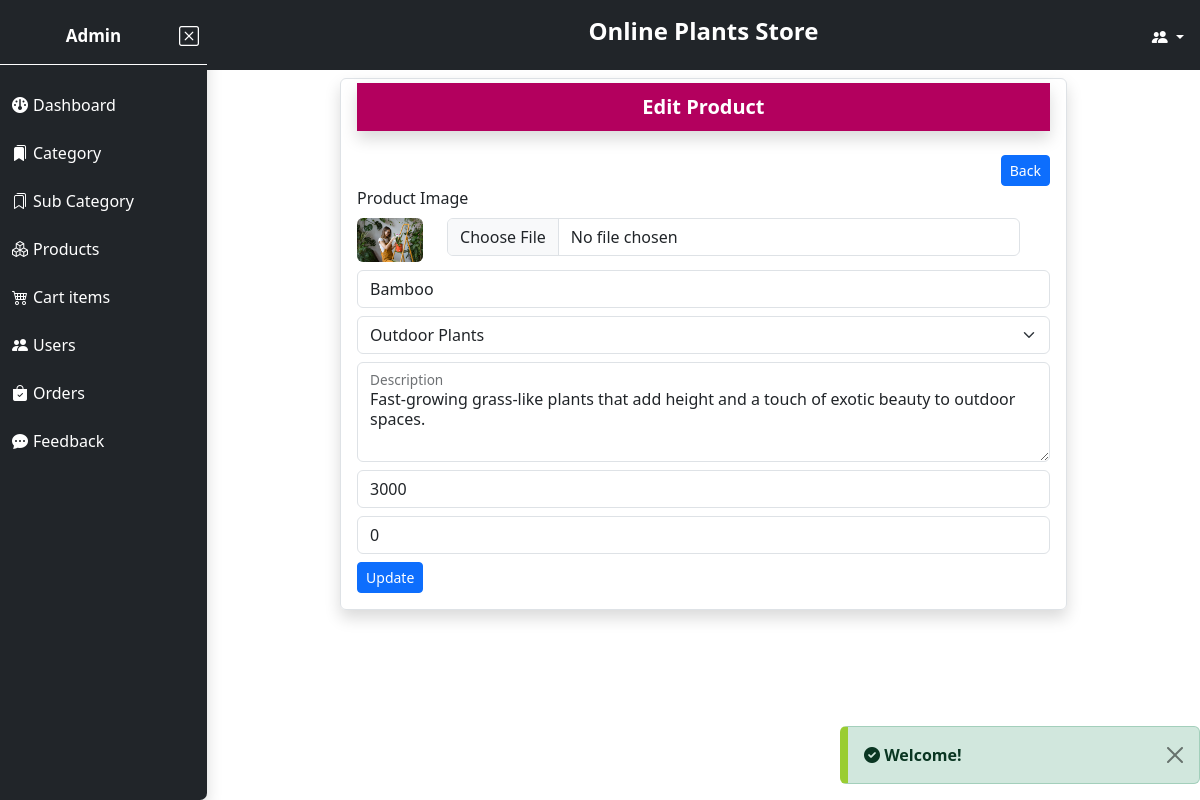
The page /Admin/edit_product.php?prod_id=10 (signed in) on the database its author committed.
### tables this page shows
CREATE TABLE `users` (
  `user_id` int(11) NOT NULL,
  `user_name` varchar(255) NOT NULL,
  `user_email` varchar(255) NOT NULL,
  `user_number` varchar(255) NOT NULL,
  `user_add` text NOT NULL,
  `user_password` varchar(255) NOT NULL,
  `role_as` varchar(30) NOT NULL,
  `created_at` timestamp NOT NULL DEFAULT current_timestamp()
);

CREATE TABLE `setting` (
  `setting_id` int(11) NOT NULL,
  `web_logo` text DEFAULT NULL,
  `web_name` varchar(255) DEFAULT NULL,
  `car_1_img` text DEFAULT NULL,
  `car_1_heading` varchar(255) DEFAULT NULL,
  `car_1_text` varchar(300) DEFAULT NULL,
  `car_2_img` text DEFAULT NULL,
  `car_2_heading` varchar(255) DEFAULT NULL,
  `car_2_text` varchar(300) DEFAULT NULL,
  `car_3_img` text DEFAULT NULL,
  `car_3_heading` varchar(255) DEFAULT NULL,
  `car_3_text` varchar(300) DEFAULT NULL,
  `sEmail` varchar(255) DEFAULT NULL,
  `app_pass` varchar(255) DEFAULT NULL,
  `fb_link` text DEFAULT 'https://www.facebook.com/',
  `insta_link` text DEFAULT 'https://www.instagram.com/',
  `you_link` text DEFAULT 'https://www.Youtube.com/',
  `whatsapp` text DEFAULT 'https://web.whatsapp.com/'
);

CREATE TABLE `products` (
  `prod_id` int(11) NOT NULL,
  `sub_cate_id` int(11) NOT NULL,
  `prod_name` varchar(255) NOT NULL,
  `prod_desc` varchar(500) NOT NULL,
  `prod_img` text NOT NULL,
  `price` float NOT NULL,
  `stock` int(11) NOT NULL,
  `created_at` date NOT NULL DEFAULT current_timestamp(),
  `updated_at` date NOT NULL DEFAULT current_timestamp()
);

CREATE TABLE `sub_category` (
  `sub_cate_id` int(11) NOT NULL,
  `sub_cate_name` varchar(255) NOT NULL,
  `cate_id` int(11) NOT NULL,
  `created_at` date NOT NULL DEFAULT current_timestamp()
);

### Admin/edit_product.php (the view, shortened to what this page needs)
<?php
include('./MainInclude/header.php');
include('../dbConnection.php');
?>
<div class="div-2 w-100">
    <?php
    include('MainInclude/topHeader.php');
    ?>
    <div class="container-fluid">
        <div class="d-flex align-items-center justify-content-center align-items-center mt-2 mb-3">
            <?php
                if(isset($_GET['prod_id'])){
                    $product_id = $_GET['prod_id'];
                    $query = "SELECT * FROM products WHERE prod_id = '$product_id'";
                    $result = mysqli_query($conn,$query);
                    if($result){
                        $row = mysqli_fetch_assoc($result);
            ?>
            <form action="" method="post" enctype="multipart/form-data" class="w-75 rounded border shadow p-3 pt-1">
                <h5 class="shadow mb-4 d-flex align-items-center p-1" style="width:100%;background-color:#B3005E;">
                    <strong class="p-2 text-white text-center w-100">Edit Product</strong>
                </h5>
                <div class="d-flex justify-content-end">
                    <a href="./products.php" class="btn btn-sm btn-primary">Back</a>
                </div>
                <label for="pro_img" class="form-label">Product Image</label>
                <div class="row">
                    <div class="col-sm-2" style="width: 90px;">
                        <img src="<?php echo $row['prod_img'];?>" alt="Not Found" class="rounded w-100">
                    </div>
                    <div class="col-sm-10">
                        <input type="file" name="pro_img" id="edit_pro_img" class="form-control">
                    </div>
                </div>
                <div class="mt-2">
                    <input type="text" class="form-control" name="edit_pro_name" id="edit_pro_name" placeholder="Product Name" value="<?php echo $row['prod_name'] ?>">
                </div>
                <div class="mt-2">
                    <select name="edit_sel_cate" id="edit_sel_cate" class="form-select">
                        <?php
                            $query = "SELECT * FROM sub_category";
                            $result = mysqli_query($conn,$query);
                            if(mysqli_num_rows($result)>0){
                                while($rows = mysqli_fetch_assoc($result)){
                        ?>
                            <option value="<?php echo $rows['sub_cate_id']; ?>" <?php echo $row['sub_cate_id'] == $rows['sub_cate_id'] ? "selected":"" ?>><?php echo $rows['sub_cate_name']; ?></option>
                        <?php
                                }
                            }
                            else{
                                echo " <option> No Category Found<option>";
                            }
                        ?>
                    </select>
                </div>
                <div class="form-floating mt-2">
                    <textarea class="form-control" name="edit_pro_desc" placeholder="Leave a comment here" id="floatingTextarea2" style="height: 100px"><?php echo $row['prod_desc'] ?></textarea>
                    <label for="floatingTextarea2">Description</label>
                </div>
                <div class="mt-2">
                    <input type="number" name="edit_pro_price" id="edit_pro_price" class="form-control" placeholder="Price" value="<?php echo $row['price'] ?>">
                </div>
                <div class="mt-2">
                    <input type="number" name="edit_pro_stock" id="edit_pro_stock" class="form-control" placeholder="Stock" value="<?php echo $row['stock'] ?>">
                </div>
                <div class="mt-2">
                    <input type="submit" class="btn btn-sm btn-primary" name="updateProdBtn" id="updateProdBtn" value="Update">
                </div>
            <?php
                    }
                }
            ?>
            </form>
        </div>
    </div>
</div>
<?php
include('./MainInclude/footer.php');
?>

### Admin/MainInclude/header.php (shortened to what this page needs)
<?php
$directiryURI = $_SERVER['REQUEST_URI'];
$path = parse_url($directiryURI,PHP_URL_PATH);
$components = explode('/',$path);
$page = $components[3];
?>
<!doctype html>
<html lang="en">
<head>
  <link href="https://cdnjs.cloudflare.com/ajax/libs/font-awesome/6.0.0/css/all.min.css" rel="stylesheet" />
  <link rel="stylesheet" href="https://cdn.jsdelivr.net/npm/bootstrap-icons@1.10.2/font/bootstrap-icons.css">
  <link href="https://cdn.jsdelivr.net/npm/bootstrap@5.3.0-alpha1/dist/css/bootstrap.min.css" rel="stylesheet">
  <link rel="stylesheet" href="style.css">
</head>
<body>
  <div class="Main d-flex">
    <div class="div-1 Sidebar-menu bg-dark shadow" style="width: 250px;height:100vh;">
      <h6 class=" text-white p-2 pt-4 pb-3 d-flex justify-content-between align-items-center" style="border-bottom: 1px solid white;">
        <div class=" d-flex justify-content-center w-100">
          <strong class="sidebarHeading" style="font-size: 17px;">
            <?php
            include('../dbConnection.php');
            $admin_id = $_SESSION['admin_id'];
            $query = "SELECT user_name FROM users WHERE user_id = '$admin_id'";
            $runQ = mysqli_query($conn, $query);
            if (mysqli_num_rows($runQ) > 0) {
              $admin_detail = mysqli_fetch_assoc($runQ);
              echo $admin_detail['user_name'];
            }
            else {
              echo "Admin";
            }
            ?>
          </strong>
        </div>
        <i class="bi bi-x-square close-menu-btn fs-5" style="filter:brightness(0) invert(1);cursor:pointer;"></i>
      </h6>
      <nav class="sidebar">
        <ul class="p-1 me-1" id="myDiv">
          <li class="dropable transition text-white mt-2 nav-li <?php if($page == 'dashboard.php'){ echo "active";}?>" style="width: auto;">
            <a href="./dashboard.php" class="dropdown-icon nav-link text-white w-100 p-2">
              <i class="fa-sharp fa-solid fa-gauge dropdown-icon"></i>
              <span>Dashboard</span>
            </a>
          </li>
          <li class="dropable transition text-white mt-2 nav-li <?php if($page == 'categories.php'){ echo "active";}?>" style="width: auto;">
            <a href="./categories.php" class="dropdown-icon nav-link text-white w-100  p-2">
              <i class="bi bi-bookmarks-fill dropdown-icon"></i>
              <span>Category</span>
            </a>
          </li>
          <li class="dropable transition text-white mt-2 nav-li <?php if($page == 'sub_category.php'){ echo "active";}?>" style="width: auto;">
            <a href="./sub_category.php" class="dropdown-icon nav-link text-white w-100  p-2">
              <i class="bi bi-bookmarks dropdown-icon"></i>
              <span>Sub Category</span>
            </a>
          </li>
          <li class="dropable transition text-white mt-2 nav-li <?php if($page == 'products.php'){ echo "active";}?>" style="width: auto;">
            <a href="./products.php" class="dropdown-icon nav-link text-white w-100  p-2">
              <i class="bi bi-boxes dropdown-icon"></i>
              <span>Products</span>
            </a>
          </li>
          <li class="dropable transition text-white mt-2 nav-li <?php if($page == 'cart_items.php'){ echo "active";}?>" style="width: auto;">
            <a href="./cart_items.php" class="dropdown-icon nav-link text-white w-100  p-2">
              <i class="bi bi-cart4 dropdown-icon"></i>
              <span>Cart items</span>
            </a>
          </li>
          <li class="dropable transition text-white mt-2 nav-li <?php if($page == 'all_users.php'){ echo "active";}?>" style="width: auto;">
            <a href="./all_users.php" class="dropdown-icon nav-link text-white w-100  p-2">
              <i class="bi bi-people-fill dropdown-icon"></i>
              <span>Users</span>
            </a>
          </li>
          <li class="dropable transition text-white mt-2 nav-li <?php if($page == 'orders.php'){ echo "active";}?>" style="width: auto;">
            <a href="./orders.php" class="dropdown-icon nav-link text-white w-100  p-2">
              <i class="bi bi-bag-check-fill dropdown-icon"></i>
              <span>Orders</span>
            </a>
          </li>
          <li class="dropable transition text-white mt-2 nav-li <?php if($page == 'feedback.php'){ echo "active";}?>" style="width: auto;">
            <a href="./feedback.php" class="dropdown-icon nav-link text-white w-100  p-2">
              <i class="bi bi-chat-dots-fill dropdown-icon"></i>
              <span>Feedback</span>
            </a>
          </li>
        </ul>
      </nav>
    </div>

### Admin/MainInclude/topHeader.php (shortened to what this page needs)
<div class=" text-white bg-dark d-flex align-items-center" style="background-color:#00adff;height:70px">
    <header>
        <div class="item-2 ">
            <h4 class=" text-center topheaderHeading"><strong>
            <?php
              include('../dbConnection.php');
              $query = "SELECT web_name FROM setting";
              $runQuery = mysqli_query($conn,$query);
              if(mysqli_num_rows($runQuery) > 0){
                $web_detail = mysqli_fetch_assoc($runQuery);
                if(isset($web_detail['web_name']) && $web_detail['web_name'] != null){
                    echo $web_detail['web_name'];
                }
                else{
                    echo "Website Name";
                }
              }
              else{
                echo "Website Name";
              }
            ?>
            </strong></h4>
        </div>
        <div class="item-3 ">
            <div class=" dropdown d-flex align-items-center" style="cursor:pointer;">
                <div class="dropdown-toggle btn-sm me-3 mt-2" data-bs-toggle="dropdown" aria-expanded="false">
                    <i class="bi bi-people-fill "></i>
                </div>
            </div>
        </div>
    </header>
</div>

### Admin/style.css (style rules this page uses)
* { margin: 0px; padding: 0px; box-sizing: border-box; }
:root { --btn-hover-color:#E90064; }
header { width: 100%; display: grid; grid-template-columns: repeat(3, 1fr); grid-template-rows: 1fr; justify-items: center; }
.item-2 { grid-column-start: 2; }
.item-3 { grid-column-start: 3; justify-self: end; }
.Sidebar-menu { width: 250px; height: 100vh; border-bottom-right-radius: 7px; transition: all 0.3s ease-in; }
.div-2 { height: 100vh; overflow-y: auto; }
.nav-li { list-style-type: none; border-radius:8px; cursor: pointer; transition: all 0.4s ease-in; }
ul li a { text-decoration: none; }
.dropdown-icon { filter: brightness(0) invert(1); display: flex; align-items: center; margin-right: 5px; }
@media screen and (max-width:1210px) { .sidebarHeading { font-size: 14px; } }

### rows shown on the page
users: user_name "Admin"
setting: web_name "Online Plants Store"
products: prod_img (picture), edit_pro_name "Bamboo", edit_sel_cate "Outdoor Plants", edit_pro_desc "Fast-growing grass-like plants that add height and a touch of exotic beauty to outdoor spaces.", edit_pro_price "3000", edit_pro_stock "0"

### other values the page prints
$_SESSION['status_success'] "Welcome!"
